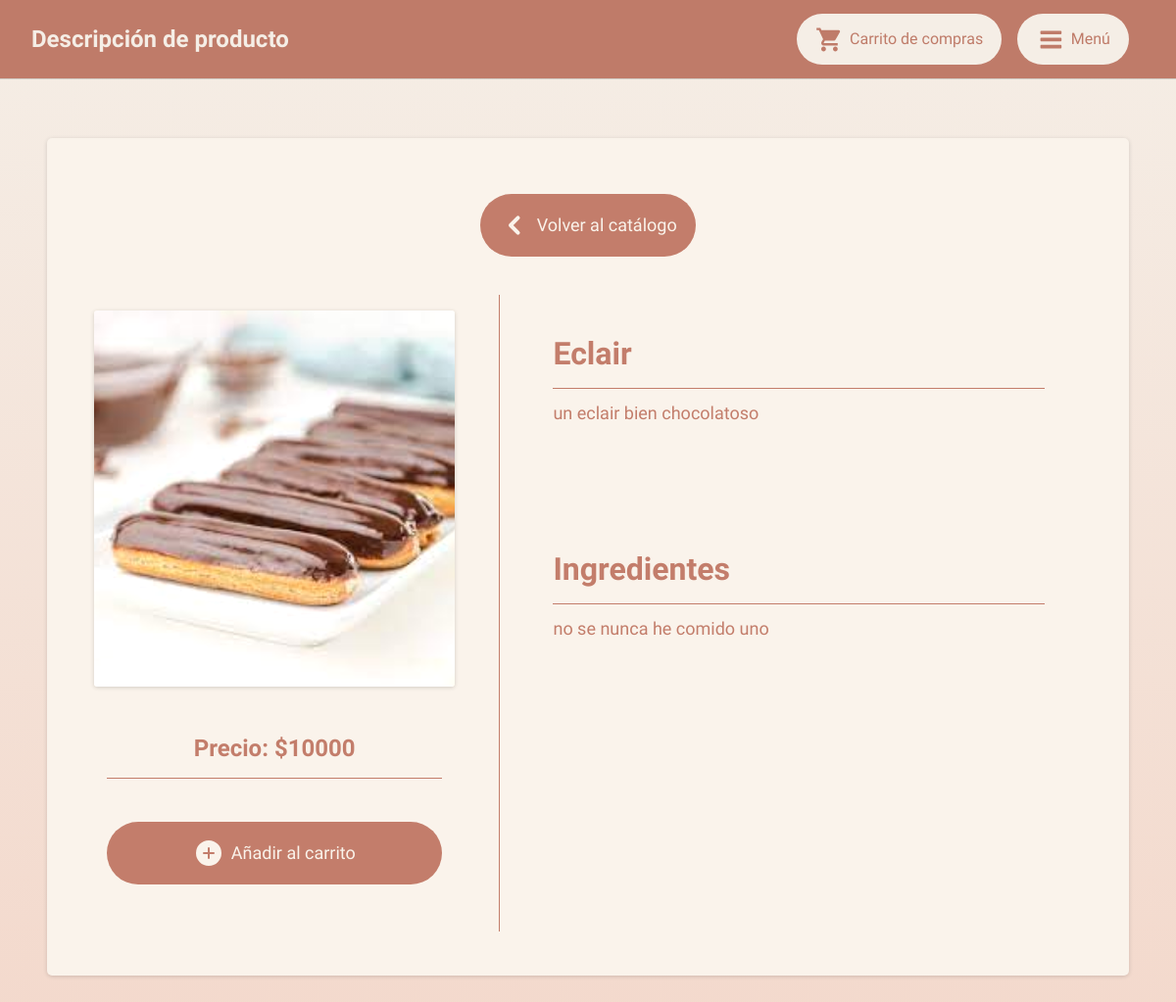
Page /viewproduct.php?id=7 on the committed database.
### tables this page shows
CREATE TABLE `productdata` (
  `product_id` int(11) NOT NULL,
  `product_name` varchar(50) NOT NULL,
  `product_desc` varchar(100) NOT NULL,
  `product_uniprice` int(20) NOT NULL,
  `product_ingredients` varchar(200) NOT NULL,
  `product_category` varchar(50) NOT NULL,
  `product_image` varchar(50) NOT NULL
);

### common/productinfo.php (the view, shortened to what this page needs)
<?php
if (isset($_GET["id"])) {
    $getid = $_GET["id"];
    prodinfo($conn, $getid);
}
function prodinfo($conn, $getid)
{
    $sql = "SELECT * FROM productdata WHERE product_id='$getid'";
    $result = $conn->query($sql);
    showProduct($result);
}
function showProduct($result)
{
    if ($result->num_rows > 0) {
        $row = $result->fetch_assoc();
        $product_name = $row["product_name"];
        $product_desc = $row["product_desc"];
        $product_uniprice = $row["product_uniprice"];
        $product_ingredients = $row["product_ingredients"];
        $product_image = $row["product_image"];
        echo "
            <a href='catalogue.php?filter=0'>
                <div class='icontext'>
                    <script>
                        document.write(leftb);
                    </script>
                    <p>Volver al catálogo</p>
                </div>
            </a>
            <div class='catalog-container'>
                <div class='catalog-leftdetails'>
                    <img src='files/products/" . $product_image . "' type='viewproduct'>
                    <h2 style='text-align:center' t='bb'>Precio: $" . $product_uniprice . "</h2>
                    <a href='#'>
                        <div class='icontext'>
                            <script>
                                document.write(plusb);
                            </script>
                            <p>Añadir al carrito</p>
                        </div>
                    </a>
                </div>
                <div class='catalog-rightdetails'>
                    <div style='margin-bottom: 8rem;'>
                        <h1 t='bb'>" . $product_name . "</h1>
                        <p>" . $product_desc . "</p>
                    </div>
                    <div>
                        <h1 t='bb'>Ingredientes</h1>
                        <p>" . $product_ingredients . "</p>
                    </div>
                </div>
            </div>
        ";
    }
}

### style.css (style rules this page uses)
:root { --co1: #F5EEE6; --co2: #FFF8E3; --co3: #F3D7CA; --co4: #E6A4B4; --co5: #E1F0DA; --co6: #ACFADF; --co7: #94ADD7; --co8: #7C73C0; --co4u: #a05467; --co4b: #bd6c80; --co4ba: rgb(189, 108, 128, 70%); --lightshadow: rgba(0, 0, 0, 0.24) 0px 3px 8px; --lightshadow2: rgba(0, 0, 0, 0.24) 0px 6px 11px; --shadow2: rgba(100, 100, 111, 0.2) 0px 7px 29px 0px; --brdshdw1: rgba(0, 0, 0, 0.16) 0px 1px 4px; --brdshdw2: rgba(0, 0, 0, 0.02) 0px 1px 3px 0px, rgba(27, 31, 35, 0.15) 0px 0px 0px 1px; --border01: 2px solid var(--co4); -webkit-user-drag: none; }
* { font-family: "Grandstander"; color: var(--co1); min-width: 0; user-select: none; }
a { cursor: pointer; text-decoration: none; font-weight: bold; }
body { background: linear-gradient(180deg, var(--co1) 0%, var(--co3)); margin: 0; color: var(--co8); }
img[type="viewproduct"] { margin: 0; margin-bottom: 2rem; width: 100%; height: 24rem; object-fit: cover; border-radius: 0.2rem; box-shadow: var(--brdshdw1); }
.catalog-container { display: flex; flex-direction: row; align-items: center; justify-content: space-evenly; width: 100%; max-width: 100%; flex-wrap: wrap; }
.catalog-leftdetails { left: 0; width: 40%; padding: 1rem; padding-right: 2.8rem !important; border-right: 0.1rem var(--co4) solid; overflow: hidden; margin: 0 !important; }
.catalog-leftdetails .icontext, .bodybg .icontext { height: 3rem; background-color: var(--co4) !important; justify-content: center; }
.catalog-leftdetails .icontext *, .bodybg .icontext * { color: var(--co1) !important; }
.catalog-rightdetails { right: 0; width: 60%; padding: 1rem; }
h1[t="bb"], h2[t="bb"] { padding-bottom: 1rem; border-bottom: 1px var(--co4) solid; }
.catalog-container:has(.catalog-leftdetails) { flex-wrap: nowrap; justify-content: flex-start; align-items: flex-start; }
.bodybg p { font-size: 18px; line-height: 1.5rem; color: var(--co4u); }
.icontext { display: flex; flex-direction: row; justify-content: space-evenly; align-items: center; background-color: var(--co1); padding: 0.5rem 1rem; border-radius: 5rem; transition: all 0.1s; }
.icontext * { margin: 0.2rem !important; color: var(--co4) !important; }
.icontext p { font-weight: lighter; }
.undernav * { color: var(--co4); margin: 0.8rem; }
.innerbody h1, h2, h3, h4, h5, h6 { color: var(--co1); }

### rows in the picture
productdata: product_image (picture), product_uniprice "10000", product_name "Eclair", product_desc "un eclair bien chocolatoso", product_ingredients "no se nunca he comido uno"

### other values in the picture
$pagename "Descripción de producto"
